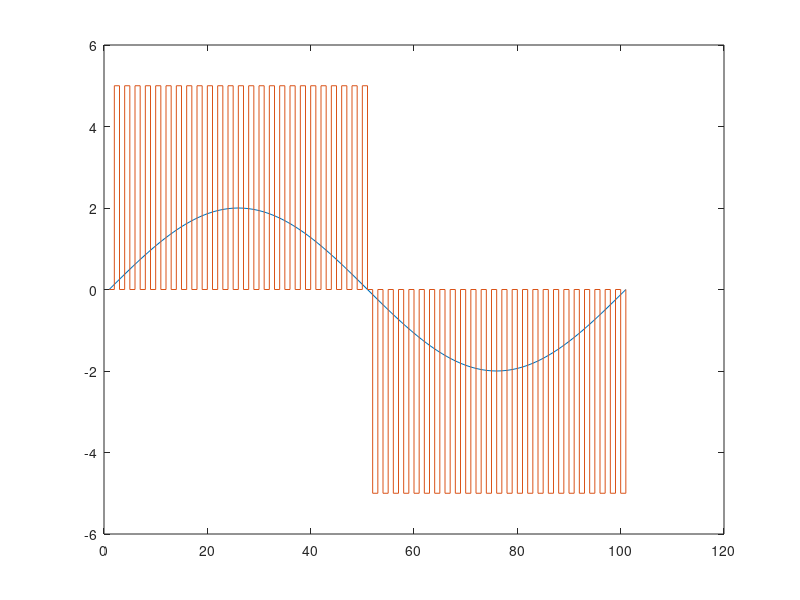

The MATLAB source for this figure:

del=input('Enter the step size = '); %step size
t=0:2*pi/100:2*pi;
x=2*sin(t); % amplitude of signal is 5
plot(x)
hold on
y=[0]; % output binary sequencce
xr=0;
for i=1:length(x)-1
    if xr(i)<=x(i)
        d=1;
        xr(i+1)=xr(i)+del;
    else
        d=0;
        xr(i+1)=xr(i)-del;
    end
    y=[y d];
    
end
stairs(xr)
hold off
